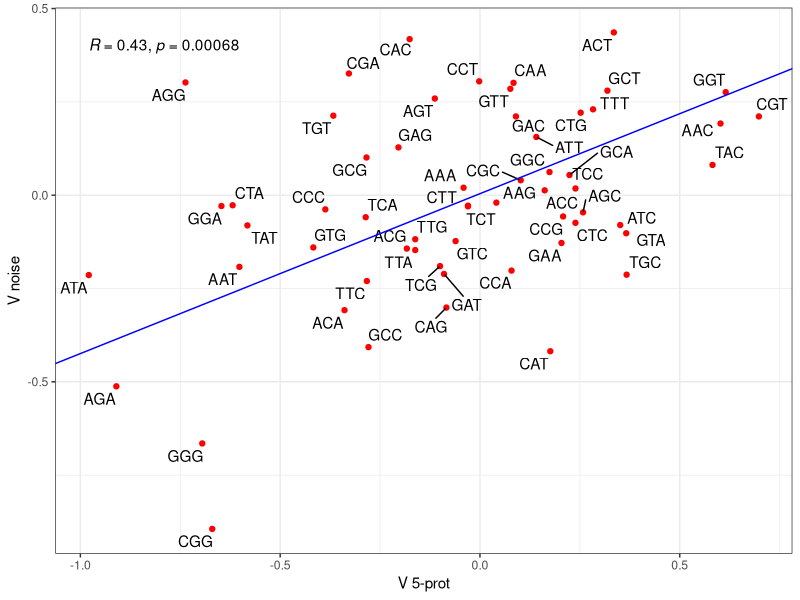

Generate this figure with R:
library(ggplot2)
library(ggrepel)
library(ggpubr)

#read in Vnoise and V5-prot

data = read.csv("logodds_noise.csv", h = TRUE)

proteomics_data = read.csv("Ecoli_5prot_logodds_values.csv", h = TRUE)
proteomics_lo = proteomics_data[,c(1,3)]

log_odds_data = data
noise_lo = log_odds_data[,c("log_odds")]

#combine into one df

log_odds_df = cbind(proteomics_lo, noise_lo)

#Pearson's correlation between Vnoise and V5-prot

ct = cor.test(proteomics_lo$log_odds, data$log_odds, method = "pearson")
rvals = ct$estimate

#PCA to calculate slope and intercept of regression line

pca = prcomp(~log_odds+noise_lo, log_odds_df)
slp = with(pca, rotation[2,1] / rotation[1,1])
inte = with(pca, center[2] - slp*center[1])

#plot Vnoise against V5-prot

pdf("figure7.pdf")
fig7 = ggplot(log_odds_df, aes(x=log_odds, y=noise_lo, label = codon)) +
	geom_point(color = "red") +
	geom_text_repel() +
	theme_bw() +
	labs(x = "V 5-prot", y = "V noise") +
	geom_abline(slope = slp, intercept = inte, colour = "blue") +
	stat_cor(method = "pearson")
print(fig7)
dev.off()
